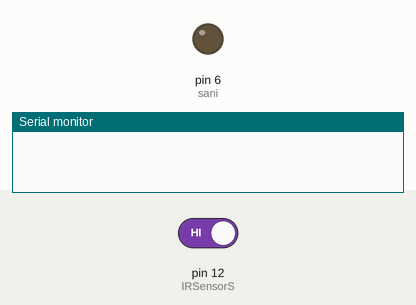
Simulated run of this sketch. Board: Arduino Uno, built with avr-gcc and run on an emulated ATmega328P. Shown: output pins drawn as LEDs (lit = HIGH), the last lines printed to the serial monitor. The inputs (shaded band) are chosen by the test bench; at power-on: pin 12 (IRSensorS) HIGH.

Above: at 3.8 s.
3.9 s: pin 12 (IRSensorS) driven LOW
At 5.1 s:
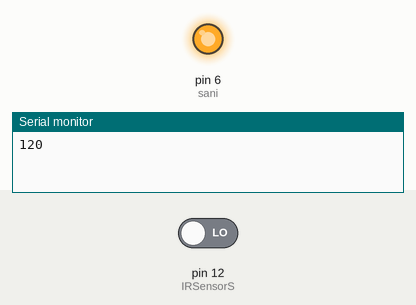
Timing chart, 0 to 9.0 s (numbered marks = the images above; inputs shaded):
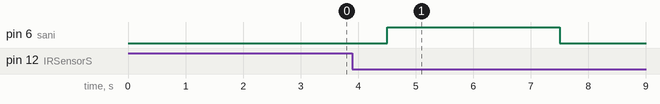

Measured:
- after the input at 3.9 s, pin 6 (sani): LOW → HIGH after 0.60 s, → LOW 3.0 s later

The sketch:

sani.ino
```cpp
int IRSensorS = 12; // connect ir sensor for sani to arduino 12
int sani = 6; // connect pin 6 to pump


void setup() {
Serial.begin(9600);
pinMode(IRSensorS, INPUT); // connect pin 12 for input
pinMode(sani, OUTPUT); // connect pin 6 for output
}

void loop() {
while(1){
delay(1500);
if (digitalRead (IRSensorS) == LOW){
Serial.println(120);
digitalWrite(sani, HIGH); // then sanitizer on
delay(3000);
digitalWrite(sani, LOW);
while(digitalRead (IRSensorS) == LOW);
}
else if(digitalRead (IRSensorS) == HIGH){
digitalWrite(sani, LOW);
}
}
}
```
